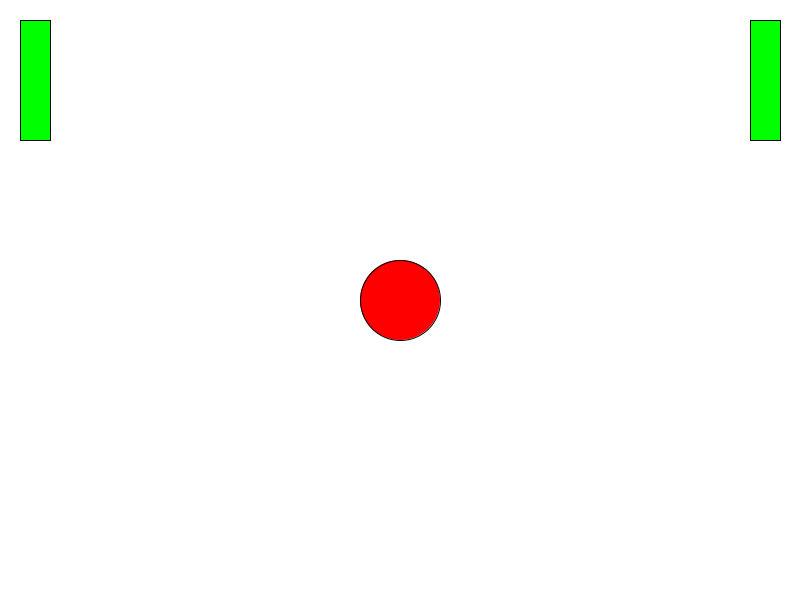
Frame 1 (no input)
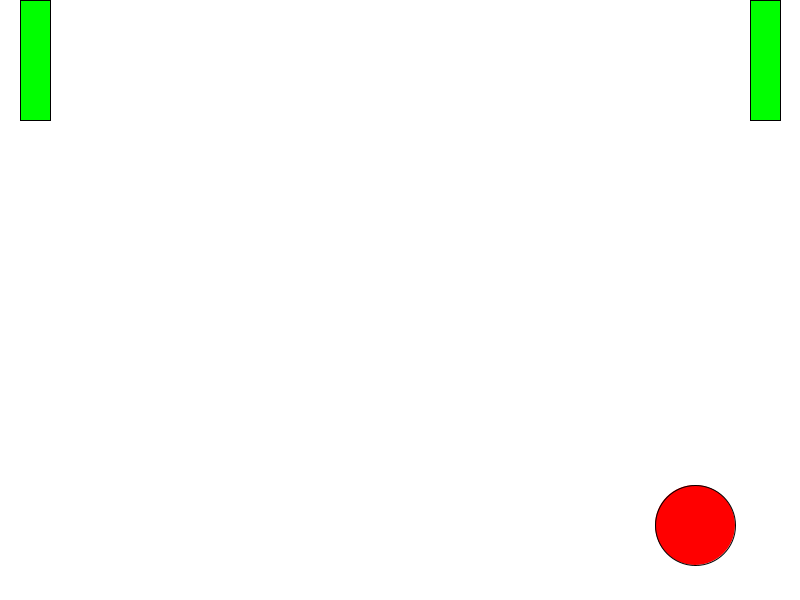
Frame 60 (the mouse pressed at the canvas centre just before this capture)
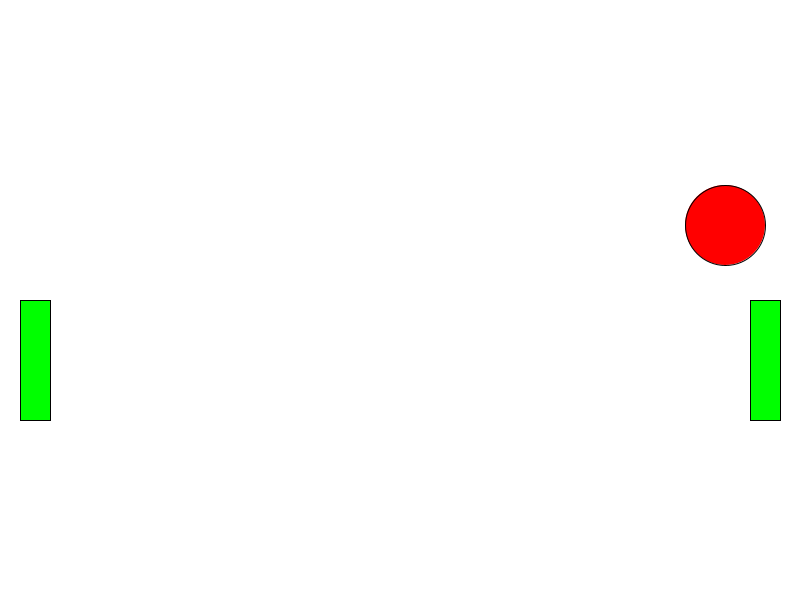
Frame 120 (the mouse held since frame 60 and released just before this capture)

The Processing sketch that drew these frames (run headless with seeded random() and noise(); from frame 60 on, the mouse is pressed at the canvas centre):

// Processing sketch: Pong
// ── Pong.pde
import java.util.*;
Paddle a, a2;
Ball b;
void setup() {
  size(800, 600);
  a = new Paddle(20, 20, 30, 120, 5);
  a2 = new Paddle(width-20-30, 20, 30, 120, 5);
  b = new Ball(400, 300, 40, 5, 5);
}
void draw() {
  background(255);
  a.Display();
  a2.Display();
  b.Display();
  a.move();
  a2.move();
  b.move();
  b.wallHit(width, height);
  if (b.x <= a.x+a.w+b.radius && a.h >= Math.abs(a.y - b.y)){
    b.flipX();
  }
  System.out.println((b.x + b.radius) + "|" + a2.x);
  if ( (b.x) + b.radius == a2.x  && a2.h >= Math.abs(a2.y - b.y)){
    b.flipX();
  }
}
// ── Ball.pde
public class Ball extends Sprite implements Movable{
  int radius;
  private int v_x, v_y;
  public Ball(int x, int y, int r, int xspeed, int yspeed) {
    super(x, y);
    this.v_x = xspeed;
    this.v_y = yspeed;
    this.radius = r;
  }
  public void move() {
    this.x += v_x;
    this.y += v_y;
  }  
/*  public int getRadius() {
    return this.radius;
  } */
  public void flipX() {
    this.v_x *= (-1);
  }
  public void flipY() {
    this.v_y *= (-1);
  }
  public void wallHit(int wallWidth, int wallHeight){
    if( (this.x - this.radius) <= 0 || (wallWidth - (this.x + this.radius)) <= 0 )
      this.flipX();
    if( (this.y - this.radius) <= 0 || (wallHeight - (this.y + this.radius)) <= 0)
      this.flipY();
  }
  public void Display() {
    fill(255,0,0);
    ellipse(this.x, this.y, this.radius*2, this.radius*2);
  }
}
// ── Paddle.pde
public class Paddle extends Sprite {
  int w,h;
  private int moveSpeed;
  public Paddle(int x, int y, int w, int h, int speed) {
    super(x, y);
    this.w = w;
    this.h = h;
    this.moveSpeed = speed;
  }
  public void moveUp() {
    y -= moveSpeed;
  }
  public void moveDown() {
    y += moveSpeed;
  }  
 /* public int getWidth() {
    return w;
  }
  public int getHeight() {
    return h;
  }*/
  public void move() {
    //this.x = mouseX;
    this.y = mouseY;
  }
  public void changeWidth(int w){
    this.w = w;
  }
  public void changeHeight(int h){
    this.h = h;
  }
  public void Display() {
    fill(0, 255, 0);
    rect(x, y, w, h);
  }
}
// ── Sprite.pde
public abstract class Sprite{  
  int x,y;
  public Sprite(int x, int y) {
    this.x = x;
    this.y = y;
  }
  public abstract void Display();
}

public interface Movable {
  void move();
}
